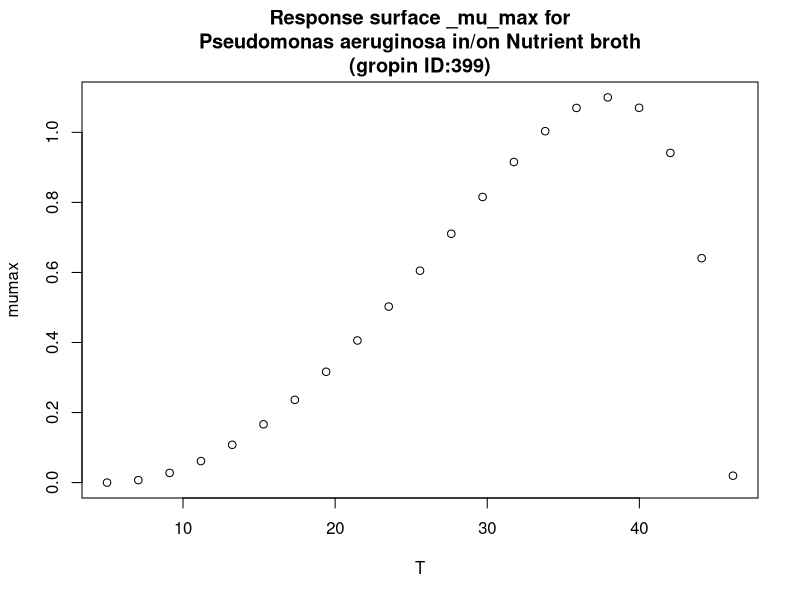

Reproduce this figure in R.
#############################
# start of Parameter script
#############################
T <- seq(5.005,46.1538461538462,length.out=21)
#############################
# end of Parameter script
#############################
############################# 
# start of Model script Gropin ID 399 
#############################
 
# constant coefficients for this model
 
variables <- data.frame(T)
argumentsPar <- unique.data.frame(expand.grid(variables))
 
# heart of the model
response_surface <- function(T) {
   mumax <-(1.1*(T-46.2)*((T-5)^2))/((38.1-5)*((38.1-5)*(T-38.1)-(38.1-46.2)*(38.1+5-2*T)))

	return(mumax=mumax)
} 

# output parameters
responseSurface <- cbind(argumentsPar,response_surface(argumentsPar['T']))
colnames(responseSurface) <- c(colnames(argumentsPar),'mumax')
#############################
# End of Model script
#############################
############################# 
# start of Visualisation script Gropin ID 399 
#############################
titleText <-'Response surface _mu_max for
Pseudomonas aeruginosa in/on Nutrient broth
(gropin ID:399)'
plot(T,responseSurface$'mumax',xlab='T',
                          ylab='mumax',main=titleText)
#############################
# End of Visualisation script
#############################
